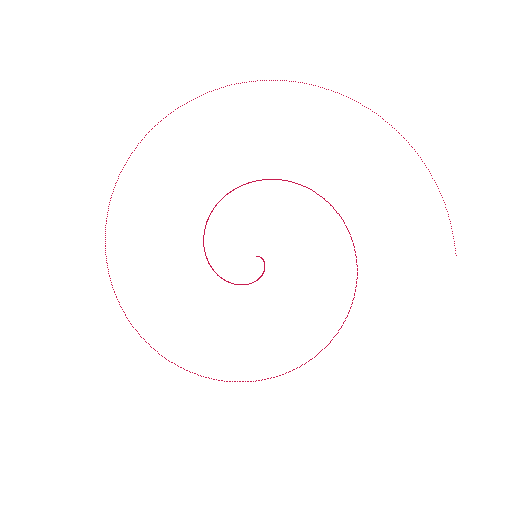
#> input picture data/raw/snail_001/view_0000.png, 512 x 512 px
$ python -i axis_finder.py   (imports and definitions only)
#> lines starting #> are read from the running program, lines starting #| are printed output that depends on the picture; after the words box and inside, x2 and y2 are one past the last pixel; in counts of white or black regions, pixels touching at a corner belong together
#> further down, picture is the input picture: shape (512, 512, 3); mean B, G, R 254.4, 254.3, 254.8
# src/axis_detection/axis_finder.py

import cv2
import numpy as np
from typing import Tuple

def find_spiral_axis(image: np.ndarray) -> Tuple[int, int]:
    """
    Estimate the spiral axis (center point) of a snail shell image.

    This uses:
    - grayscale conversion
    - Gaussian blur
    - Hough Circle Transform to find dominant circular contour

    Returns:
        (cx, cy): estimated center of the shell spiral
    """

    if image is None:
        raise ValueError("find_spiral_axis() received empty image")

    gray = cv2.cvtColor(image, cv2.COLOR_BGR2GRAY)
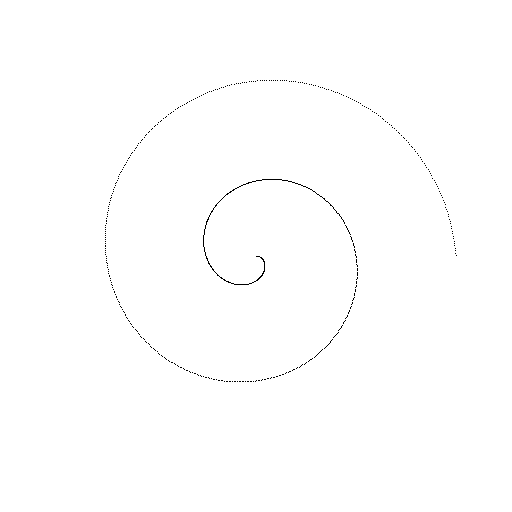
#> gray: shape (512, 512); values 87 (black) and 255 (white), 99.7% white; black in thin lines or dots, all inside (x1, y1, x2, y2) = (105, 80, 457, 382)
    blur = cv2.GaussianBlur(gray, (9, 9), 2)

    # Try detecting circles
    circles = cv2.HoughCircles(
        blur,
        cv2.HOUGH_GRADIENT,
        dp=1.2,
        minDist=50,
        param1=80,
        param2=30,
        minRadius=20,
        maxRadius=min(image.shape[:2]) // 2
    )
#> circles = [[245.4, 269.4, 113.5], [277.8, 231, 53.6]]

    if circles is not None:
        circles = np.uint16(np.around(circles))
#> circles = [[245, 269, 113], [278, 231, 54]]
        # Take the largest detected circle
        largest = max(circles[0, :], key=lambda c: c[2])
#> largest = [245, 269, 113]
        cx, cy, _ = largest
#> cx = 245; cy = 269
    else:
        # Fallback: assume center of mass
        M = cv2.moments(gray)
        if M["m00"] != 0:
            cx = int(M["m10"] / M["m00"])
            cy = int(M["m01"] / M["m00"])
        else:
            # Fallback of fallback: image center
            h, w = gray.shape[:2]
            cx, cy = w // 2, h // 2

    return (cx, cy)

>>> import cv2
>>> picture = cv2.imread('../../data/raw/snail_001/view_0000.png')
>>> result = find_spiral_axis(picture)
#> result = (245, 269)

$ run again, on data/raw/snail_001/view_0002.png
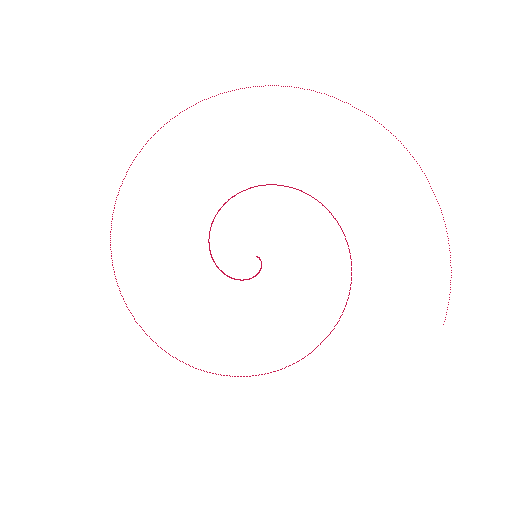
#> input picture data/raw/snail_001/view_0002.png, 512 x 512 px
#> picture is the input picture: shape (512, 512, 3); mean B, G, R 254.4, 254.3, 254.8
#> in find_spiral_axis, `gray = cv2.cvtColor(image, cv2.COLOR_BGR2GRAY)`:
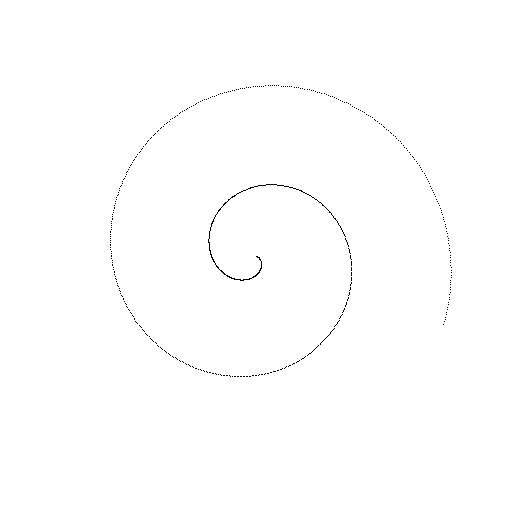
#> gray: shape (512, 512); values 87 (black) and 255 (white), 99.7% white; black in thin lines or dots, all inside (x1, y1, x2, y2) = (110, 85, 452, 377)
#> in find_spiral_axis, `circles = cv2.HoughCircles( blur, cv2.HOUGH_GRADIENT, dp=1.2, minDist=..`: circles = [[239.4, 249, 128.6], [262.2, 299.4, 73.52], [294.6, 253.8, 55.28]]
#> in find_spiral_axis, `circles = np.uint16(np.around(circles))`: circles = [[239, 249, 129], [262, 299, 74], [295, 254, 55]]
#> largest = [239, 249, 129]
#> cx = 239; cy = 249
#> result = (239, 249)
